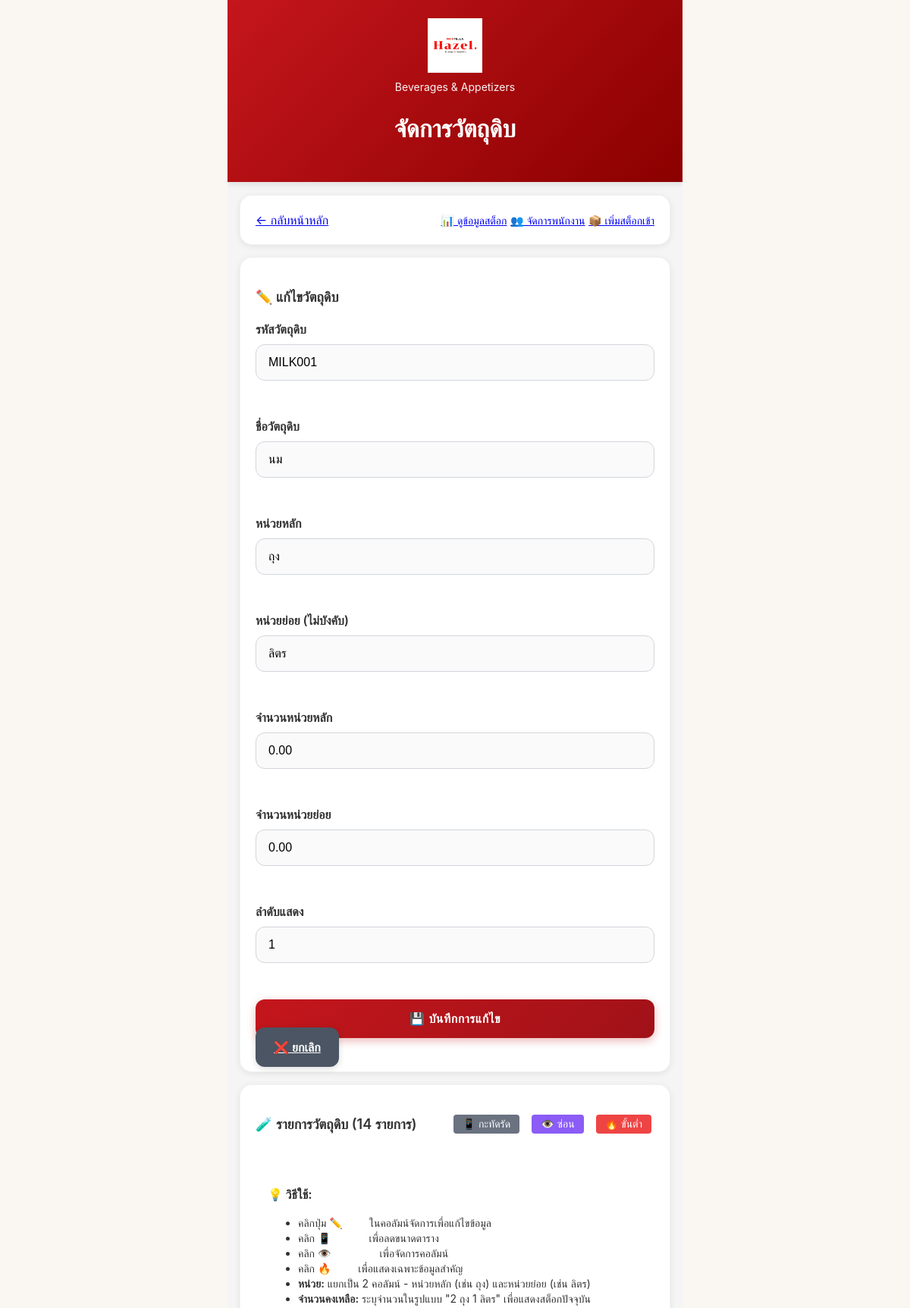
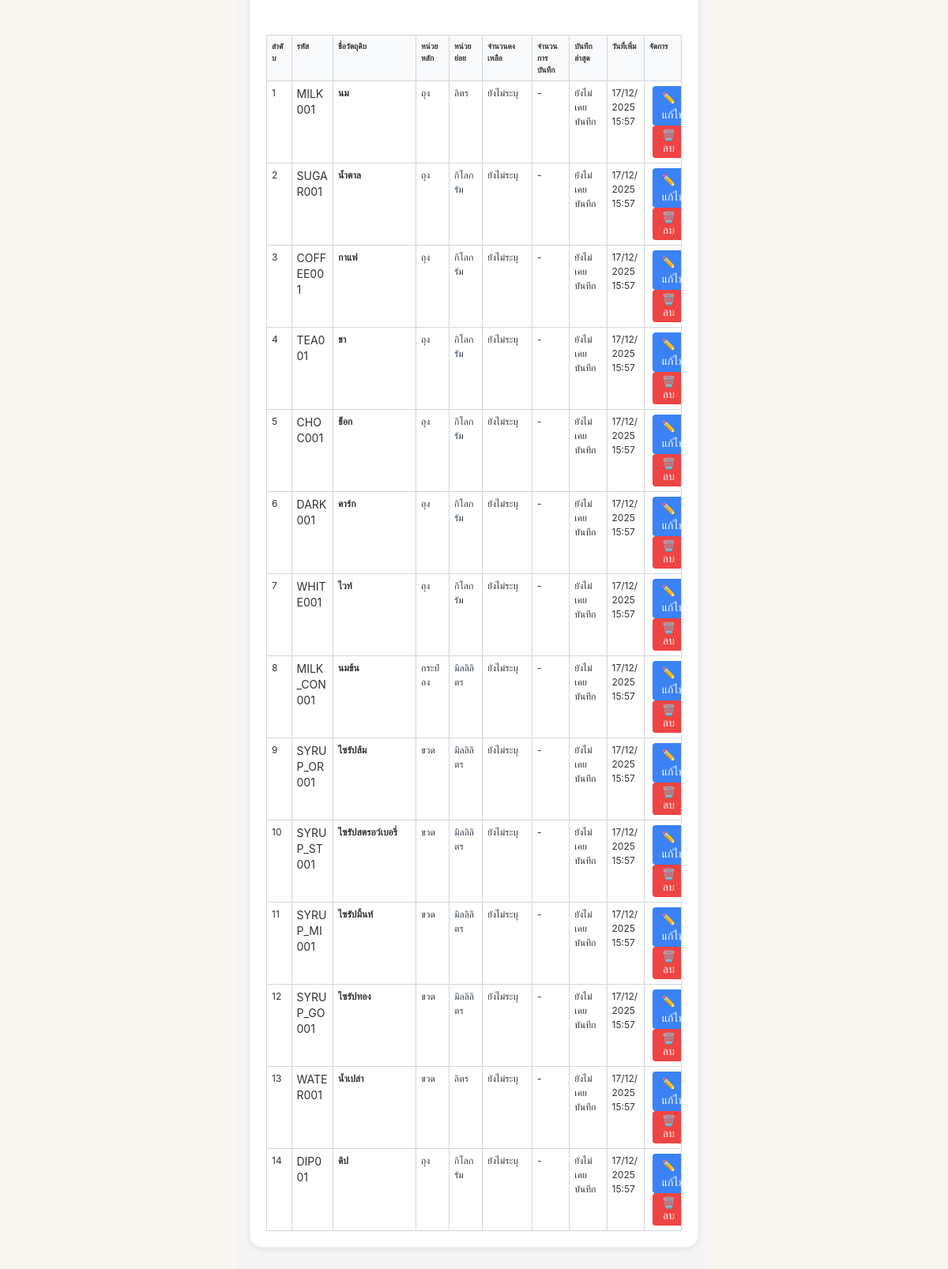
The app's page /manage-materials.php?edit=1 with its own data (2 pictures, top to bottom).
### tables this page shows
CREATE TABLE IF NOT EXISTS `raw_materials` (
    `id` int(11) NOT NULL AUTO_INCREMENT,
    `material_code` varchar(50) NOT NULL COMMENT 'รหัสวัตถุดิบ',
    `material_name` varchar(255) NOT NULL COMMENT 'ชื่อวัตถุดิบ',
    `unit` varchar(50) NOT NULL COMMENT 'หน่วยหลัก',
    `sub_unit` varchar(50) DEFAULT NULL COMMENT 'หน่วยย่อย',
    `unit_quantity` decimal(10,2) DEFAULT 0.00 COMMENT 'จำนวนหน่วยหลัก',
    `sub_unit_quantity` decimal(10,2) DEFAULT 0.00 COMMENT 'จำนวนหน่วยย่อย',
    `current_stock` decimal(10,2) DEFAULT 0.00 COMMENT 'สต็อกปัจจุบัน',
    `display_order` int(11) DEFAULT 0 COMMENT 'ลำดับการแสดงผล',
    `created_at` timestamp NOT NULL DEFAULT CURRENT_TIMESTAMP,
    PRIMARY KEY (`id`),
    UNIQUE KEY `unique_material_code` (`material_code`)
);

### manage-materials.php (the view, shortened to what the rows shown need)
<?php
try {
    $db = Database::getInstance()->getConnection();
    $hasSubUnit = false;
    $hasQuantities = false;
    try {
        $db->query("SELECT sub_unit FROM raw_materials LIMIT 1");
        $hasSubUnit = true;
        $db->query("SELECT unit_quantity, sub_unit_quantity FROM raw_materials LIMIT 1");
        $hasQuantities = true;
    } catch (Exception $e) {
    }
    if ($hasSubUnit && $hasQuantities) {
        $stmt = $db->query("
            SELECT
                rm.*,
                COUNT(dsr.id) as record_count,
                MAX(dsr.record_date) as last_record_date
            FROM raw_materials rm
            LEFT JOIN daily_stock_records dsr ON rm.id = dsr.material_id
            GROUP BY rm.id
            ORDER BY rm.display_order ASC, rm.material_name ASC
        ");
    } else if ($hasSubUnit) {
        $stmt = $db->query("
            SELECT
                rm.*,
                0.00 as unit_quantity,
                0.00 as sub_unit_quantity,
                COUNT(dsr.id) as record_count,
                MAX(dsr.record_date) as last_record_date
            FROM raw_materials rm
            LEFT JOIN daily_stock_records dsr ON rm.id = dsr.material_id
            GROUP BY rm.id
            ORDER BY rm.display_order ASC, rm.material_name ASC
        ");
    }
    $materials = $stmt->fetchAll();
} catch (Exception $e) {
    $error = $e->getMessage();
    $materials = [];
    $hasSubUnit = false;
    $hasQuantities = false;
}
$editMaterial = null;
if (isset($_GET['edit'])) {
    $editId = (int)$_GET['edit'];
    foreach ($materials as $mat) {
        if ($mat['id'] == $editId) {
            $editMaterial = $mat;
            break;
        }
    }
}
?>
<!DOCTYPE html>
<html lang="th">
<head>
    <link rel="stylesheet" href="css/style.css">
</head>
<body>
    <div class="app-container">
        <div class="app-header hazel-header">
            <h1>จัดการวัตถุดิบ</h1>
        </div>
        <div class="employee-section">
            <div class="material-card mb-6">
                <form method="POST">
                    <div class="grid <?= ($hasSubUnit && $hasQuantities) ? 'grid-cols-7' : ($hasSubUnit ? 'grid-cols-5' : 'grid-cols-4') ?> gap-4">
                        <div class="form-group">
                            <label for="material_code">รหัสวัตถุดิบ</label>
                            <input type="text"
                                   id="material_code"
                                   name="material_code"
                                   class="form-input"
                                   value="<?= htmlspecialchars($editMaterial['material_code'] ?? '') ?>"
                                   placeholder="เช่น MILK001"
                                   required>
                        </div>
                        <div class="form-group">
                            <label for="material_name">ชื่อวัตถุดิบ</label>
                            <input type="text"
                                   id="material_name"
                                   name="material_name"
                                   class="form-input"
                                   value="<?= htmlspecialchars($editMaterial['material_name'] ?? '') ?>"
                                   placeholder="เช่น นม"
                                   required>
                        </div>
                        <div class="form-group">
                            <label for="unit"><?= $hasSubUnit ? 'หน่วยหลัก' : 'หน่วย' ?></label>
                            <input type="text"
                                   id="unit"
                                   name="unit"
                                   class="form-input"
                                   value="<?= htmlspecialchars($editMaterial['unit'] ?? '') ?>"
                                   placeholder="<?= $hasSubUnit ? 'เช่น ถุง, กล่อง, ขวด' : 'เช่น ลิตร, กิโลกรัม' ?>"
                                   required>
                        </div>
                        <?php if ($hasSubUnit): ?>
                        <div class="form-group">
                            <label for="sub_unit">หน่วยย่อย (ไม่บังคับ)</label>
                            <input type="text"
                                   id="sub_unit"
                                   name="sub_unit"
                                   class="form-input"
                                   value="<?= htmlspecialchars($editMaterial['sub_unit'] ?? '') ?>"
                                   placeholder="เช่น ลิตร, กิโลกรัม">
                        </div>
                        <?php endif; ?>
                        <?php if ($hasQuantities): ?>
                        <div class="form-group">
                            <label for="unit_quantity">จำนวน<?= $hasSubUnit ? 'หน่วยหลัก' : '' ?></label>
                            <input type="number"
                                   id="unit_quantity"
                                   name="unit_quantity"
                                   class="form-input"
                                   value="<?= htmlspecialchars($editMaterial['unit_quantity'] ?? '0') ?>"
                                   step="0.01"
                                   min="0"
                                   placeholder="เช่น 2">
                        </div>
                        <?php if ($hasSubUnit): ?>
                        <div class="form-group">
                            <label for="sub_unit_quantity">จำนวนหน่วยย่อย</label>
                            <input type="number"
                                   id="sub_unit_quantity"
                                   name="sub_unit_quantity"
                                   class="form-input"
                                   value="<?= htmlspecialchars($editMaterial['sub_unit_quantity'] ?? '0') ?>"
                                   step="0.01"
                                   min="0"
                                   placeholder="เช่น 1">
                        </div>
                        <?php endif; ?>
                        <?php endif; ?>
                        <div class="form-group">
                            <label for="display_order">ลำดับแสดง</label>
                            <input type="number"
                                   id="display_order"
                                   name="display_order"
                                   class="form-input"
                                   value="<?= htmlspecialchars($editMaterial['display_order'] ?? count($materials) + 1) ?>"
                                   min="1"
                                   required>
                        </div>
                    </div>
                </form>
            </div>
            <div class="material-card">
                <?php if (empty($materials)): ?>
                    <div class="text-center py-8">
                        <div style="font-size: 3rem; margin-bottom: 1rem;">🧪</div>
                        <p class="text-gray-600">ยังไม่มีวัตถุดิบในระบบ</p>
                    </div>
                <?php else: ?>
                    <div class="overflow-x-auto" id="tableContainer">
                        <table class="material-table" id="materialsTable">
                            <thead>
                                <tr>
                                    <th>ลำดับ</th>
                                    <th>รหัส</th>
                                    <th>ชื่อวัตถุดิบ</th>
                                    <th>หน่วยหลัก</th>
                                    <?php if ($hasSubUnit): ?>
                                    <th class="hide-mobile">หน่วยย่อย</th>
                                    <?php endif; ?>
                                    <?php if ($hasQuantities): ?>
                                    <th class="hide-mobile">จำนวนคงเหลือ</th>
                                    <?php endif; ?>
                                    <th class="hide-mobile">จำนวนการบันทึก</th>
                                    <th class="hide-mobile">บันทึกล่าสุด</th>
                                    <th class="hide-mobile">วันที่เพิ่ม</th>
                                    <th>จัดการ</th>
                                </tr>
                            </thead>
                            <tbody>
                                <?php foreach ($materials as $material): ?>
                                    <tr>
                                        <td class="text-center"><?= $material['display_order'] ?></td>
                                        <td class="font-mono text-sm"><?= htmlspecialchars($material['material_code']) ?></td>
                                        <td class="font-semibold"><?= htmlspecialchars($material['material_name']) ?></td>
                                        <td class="font-medium"><?= htmlspecialchars($material['unit']) ?></td>
                                        <?php if ($hasSubUnit): ?>
                                        <td class="hide-mobile">
                                            <?php if (!empty($material['sub_unit'])): ?>
                                                <span class="text-gray-700"><?= htmlspecialchars($material['sub_unit']) ?></span>
                                            <?php else: ?>
                                                <span class="text-gray-400">-</span>
                                            <?php endif; ?>
                                        </td>
                                        <?php endif; ?>
                                        <?php if ($hasQuantities): ?>
                                        <td class="hide-mobile">
                                            <?php
                                            $displayQuantity = '';
                                            if (empty($displayQuantity)) {
                                                $displayQuantity = '<span class="text-gray-500">ยังไม่ระบุ</span>';
                                            }
                                            echo $displayQuantity;
                                            ?>
                                        </td>
                                        <?php endif; ?>
                                        <td class="text-center hide-mobile">
                                            <?php if ($material['record_count'] > 0): ?>
                                                <span class="bg-green-100 text-green-800 px-2 py-1 rounded text-sm">
                                                    <?= $material['record_count'] ?> ครั้ง
                                                </span>
                                            <?php else: ?>
                                                <span class="text-gray-500">-</span>
                                            <?php endif; ?>
                                        </td>
                                        <td class="hide-mobile">
                                            <?php if ($material['last_record_date']): ?>
                                                <?= date('d/m/Y', strtotime($material['last_record_date'])) ?>
                                            <?php else: ?>
                                                <span class="text-gray-500">ยังไม่เคยบันทึก</span>
                                            <?php endif; ?>
                                        </td>
                                        <td class="hide-mobile"><?= date('d/m/Y H:i', strtotime($material['created_at'])) ?></td>
                                        <td>
                                            <a href="?edit=<?= $material['id'] ?>"
                                               class="btn-small btn-edit">✏️ แก้ไข</a>
                                            <?php if ($material['record_count'] == 0): ?>
                                                <button onclick="deleteMaterial(<?= $material['id'] ?>, '<?= htmlspecialchars($material['material_name']) ?>')"
                                                        class="btn-small btn-delete">🗑️ ลบ</button>
                                            <?php else: ?>
                                                <span class="text-xs text-gray-500 block mt-1">มีข้อมูลแล้ว</span>
                                            <?php endif; ?>
                                        </td>
                                    </tr>
                                <?php endforeach; ?>
                            </tbody>
                        </table>
                    </div>
                <?php endif; ?>
            </div>
        </div>
    </div>
</body>
</html>

### records on screen
raw_materials: material_code "MILK001", material_name "นม", unit "ถุง", sub_unit "ลิตร", unit_quantity "0.00", sub_unit_quantity "0.00", display_order "1", created_at "17/12/2025 15:57"
raw_materials: display_order "2", material_code "SUGAR001", material_name "น้ำตาล", unit "ถุง", sub_unit "กิโลกรัม", created_at "17/12/2025 15:57"
raw_materials: display_order "3", material_code "COFFEE001", material_name "กาแฟ", unit "ถุง", sub_unit "กิโลกรัม", created_at "17/12/2025 15:57"
raw_materials: display_order "4", material_code "TEA001", material_name "ชา", unit "ถุง", sub_unit "กิโลกรัม", created_at "17/12/2025 15:57"
raw_materials: display_order "5", material_code "CHOC001", material_name "ช็อก", unit "ถุง", sub_unit "กิโลกรัม", created_at "17/12/2025 15:57"
raw_materials: display_order "6", material_code "DARK001", material_name "ดาร์ก", unit "ถุง", sub_unit "กิโลกรัม", created_at "17/12/2025 15:57"
raw_materials: display_order "7", material_code "WHITE001", material_name "ไวท์", unit "ถุง", sub_unit "กิโลกรัม", created_at "17/12/2025 15:57"
raw_materials: display_order "8", material_code "MILK_CON001", material_name "นมข้น", unit "กระป๋อง", sub_unit "มิลลิลิตร", created_at "17/12/2025 15:57"
raw_materials: display_order "9", material_code "SYRUP_OR001", material_name "ไซรัปส้ม", unit "ขวด", sub_unit "มิลลิลิตร", created_at "17/12/2025 15:57"
raw_materials: display_order "10", material_code "SYRUP_ST001", material_name "ไซรัปสตรอว์เบอรี่", unit "ขวด", sub_unit "มิลลิลิตร", created_at "17/12/2025 15:57"
raw_materials: display_order "11", material_code "SYRUP_MI001", material_name "ไซรัปมิ้นท์", unit "ขวด", sub_unit "มิลลิลิตร", created_at "17/12/2025 15:57"
raw_materials: display_order "12", material_code "SYRUP_GO001", material_name "ไซรัปทอง", unit "ขวด", sub_unit "มิลลิลิตร", created_at "17/12/2025 15:57"
raw_materials: display_order "13", material_code "WATER001", material_name "น้ำเปล่า", unit "ขวด", sub_unit "ลิตร", created_at "17/12/2025 15:57"
raw_materials: display_order "14", material_code "DIP001", material_name "ดิป", unit "ถุง", sub_unit "กิโลกรัม", created_at "17/12/2025 15:57"

### other values on screen
count($materials) "14"
